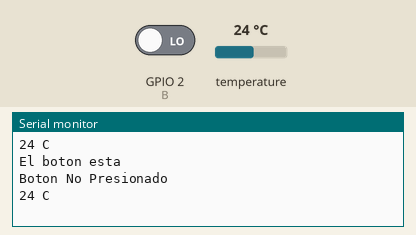
The sketch below on a simulated ESP32. Shown: the last lines printed to the serial monitor. The test bench sets the inputs (shaded band); at power-on: GPIO 2 (B) LOW, temperature 24 °C.

Above: at 7.5 s.
7.6 s: GPIO 2 (B) driven HIGH
At 12.6 s:
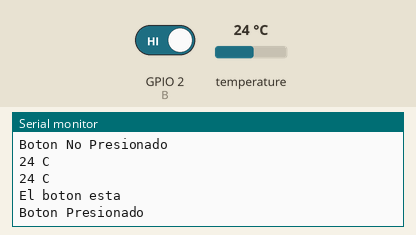
19.5 s: temperature set to 12 °C
At 22.8 s:
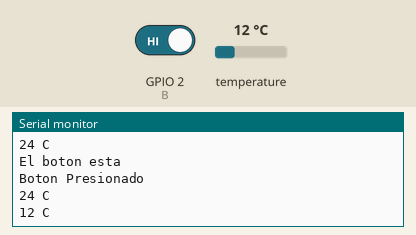
24.1 s: temperature set to 19 °C
At 25.1 s:
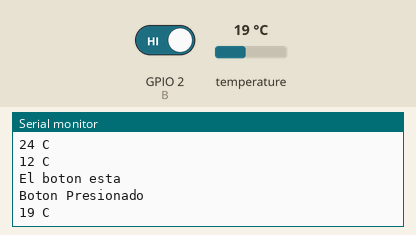
Timing chart, 0 to 27.1 s (numbered marks = the images above; inputs shaded):
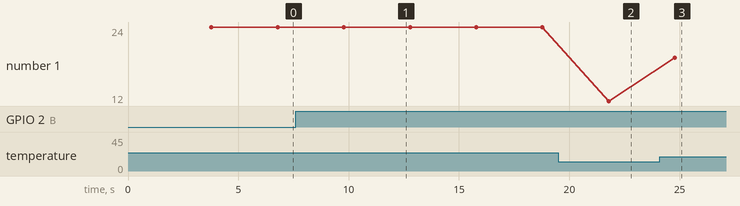

Measured:
- after the input at 7.6 s, the serial monitor: prints a new line after 4.4 s (image 1)
- after the input at 19.5 s, the serial monitor: prints a new line after 2.3 s (image 2)
- after the input at 24.1 s, the serial monitor: prints a new line after 0.68 s (image 3)
- plotted number 1: 24 → 12 after the input at 19.5 s, 12 → 19 after the input at 24.1 s

The sketch:

practica1_2.ino
```cpp
/*
   Fundacion KinaL
   Centro educativo tecnico LaboraL KinaL
   Quinto perito
   Quinto eLectronica
   Codigo Tecnico: EB5AM / EB5AV
   Curso: TaLLer de eLectronica digitaL y reparacion de computadoras I
   Proyecto: Contador
   aLumno:Christian SoLorzano
   Fecha: 2/06/2023
*/

// librerias
#include <Ticker.h>
#include <OneWire.h>
#include <DallasTemperature.h>
//sensor y boton
#define S 8
#define B 2

//OneWire y DallasTemperature
OneWire oneWire(S);
DallasTemperature sensor(&oneWire);

// Funcion de la  temperatura y boton
void botonS();
void temperature (void);

//Timer del boton y temperatura
Ticker boton(botonS,6000);
Ticker TEMPERATURA (temperature, 3000);
int Celsius;


void setup() {

  Serial.begin(9600);
  sensor.begin();
  TEMPERATURA.start();
  boton.start();
  pinMode(B, INPUT);

}

void loop() {
  //TEMPERATURA.update();
  boton.update();
  TEMPERATURA.update();
  }

void temperature (void){
  sensor.requestTemperatures();
  Celsius = sensor.getTempCByIndex(0);
  if(Celsius> -127){
  Serial.print(Celsius);
  Serial.println(" C  ");
  delay(100);
  }
  else if(Celsius= -127){
  Serial.println("Error");
}
}

void botonS(){

  int estado = digitalRead(B);
  if(estado == HIGH){

    Serial.println("El boton esta");
    Serial.println("Boton Presionado");
  }

  if(estado == LOW){
    Serial.println("El boton esta");
    Serial.println("Boton No Presionado");
  }
}
```
